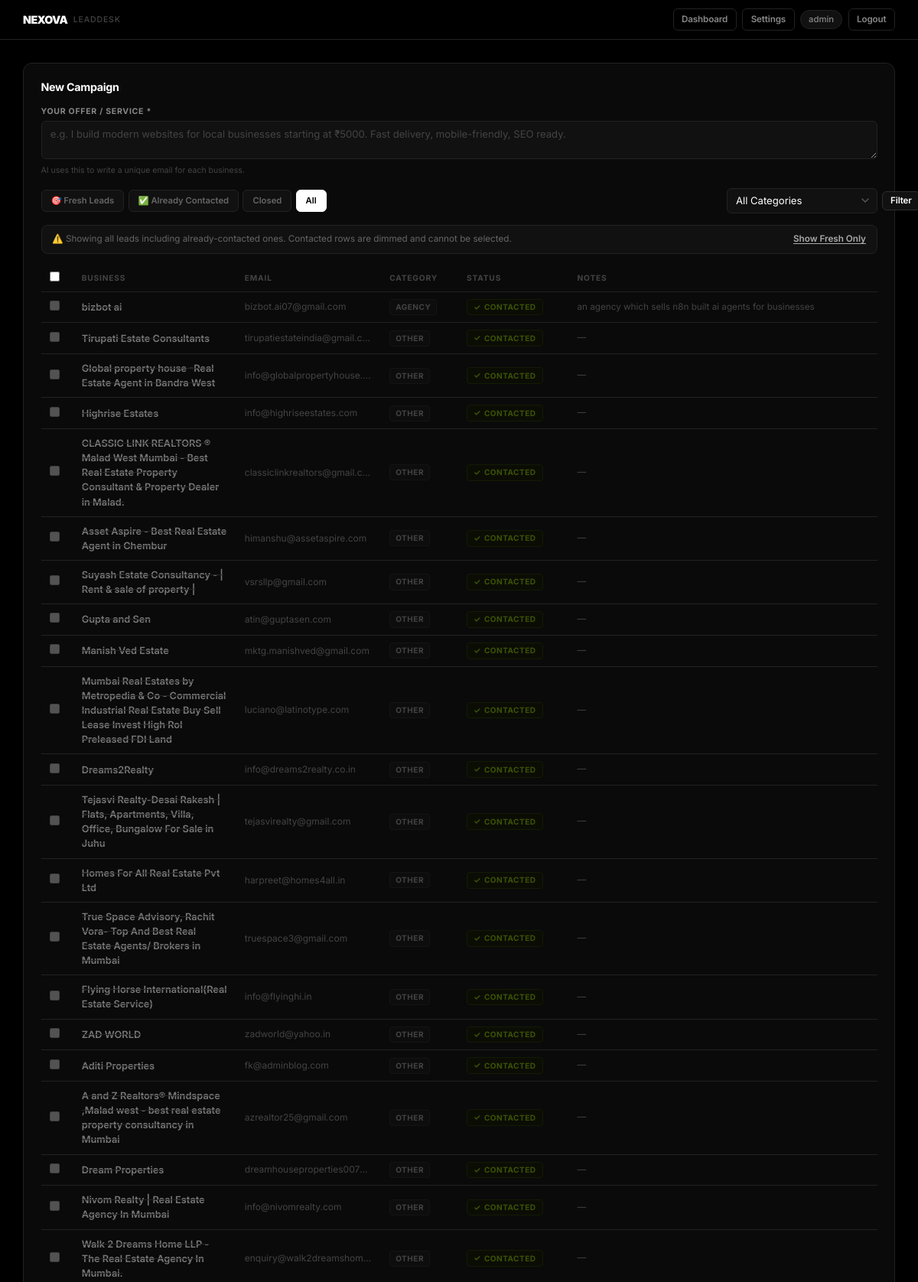
The page /campaign?category=&status=all (signed in, upper part) on the database its author committed.
### tables this page shows
CREATE TABLE leads (
        id            INTEGER PRIMARY KEY AUTOINCREMENT,
        business_name TEXT    NOT NULL,
        phone         TEXT    NOT NULL UNIQUE,
        email         TEXT    UNIQUE,
        website       TEXT,
        category      TEXT    NOT NULL DEFAULT 'Other',
        notes         TEXT,
        status        TEXT    NOT NULL DEFAULT 'New',
        assigned_to   TEXT    NOT NULL,
        date_added    TEXT    NOT NULL
    );

### app.py (the view)
@app.route("/campaign")
@login_required
def campaign():
    db       = get_db()
    config   = load_config()
    category = request.args.get("category", "")
    status_param = request.args.get("status", "New").strip()
    status = status_param if status_param else "New"
    q, p = "SELECT * FROM leads WHERE email IS NOT NULL AND email!=''", []
    if category: q += " AND category=?"; p.append(category)
    if status != "all": q += " AND status=?"; p.append(status)
    q += " ORDER BY id DESC"
    leads = db.execute(q, p).fetchall()
    base_q, base_p = "SELECT COUNT(*) FROM leads WHERE email IS NOT NULL AND email!=''", []
    if category:
        base_q += " AND category=?"; base_p.append(category)
    total_with_email  = db.execute(base_q, base_p).fetchone()[0]
    contacted_count   = db.execute(
        base_q.replace("COUNT(*)", "COUNT(*)") +
        " AND status='Contacted'", base_p).fetchone()[0]
    logs = db.execute("""
        SELECT cl.*, l.business_name FROM campaign_logs cl
        JOIN leads l ON cl.lead_id=l.id
        ORDER BY cl.id DESC LIMIT 50
    """).fetchall()
    return render_template("campaign.html",
        leads=leads, logs=logs, config=config,
        categories=CATEGORIES, statuses=STATUSES,
        current_user=session["user"],
        active_category=category, active_status=status,
        total_with_email=total_with_email,
        contacted_count=contacted_count)

### app.py (called while the page is built)
def load_config():
    if os.path.exists(CONFIG_PATH):
        with open(CONFIG_PATH) as f:
            return json.load(f)
    return {}

def get_db():
    if "db" not in g:
        g.db = sqlite3.connect(DB_PATH)
        g.db.row_factory = sqlite3.Row
    return g.db

def login_required(f):
    @wraps(f)
    def decorated(*args, **kwargs):
        if "user" not in session:
            return redirect(url_for("login"))
        return f(*args, **kwargs)
    return decorated

### templates/campaign.html (shortened to what this page needs)
<!DOCTYPE html>
<html lang="en">
<head>
  <link rel="stylesheet" href="{{ url_for('static', filename='style.css') }}" />
</head>
<body>
  <nav class="topnav">
    <div class="topnav-brand">
      <span class="brand-name">NEXOVA</span>
      <span class="brand-sub">LeadDesk</span>
    </div>
    <div class="topnav-right">
      <a href="{{ url_for('dashboard') }}" class="btn btn-ghost btn-sm">Dashboard</a>
      <a href="{{ url_for('settings') }}" class="btn btn-ghost btn-sm">Settings</a>
      <span class="nav-user">{{ current_user }}</span>
      <a href="{{ url_for('logout') }}" class="btn btn-ghost btn-sm">Logout</a>
    </div>
  </nav>
  <div class="page-container">
    <section class="card">
      <h2 class="section-title">New Campaign</h2>
      <div class="form-group" style="margin-bottom:1rem;">
        <label>Your Offer / Service *</label>
        <textarea id="offerText" rows="2"
          placeholder="e.g. I build modern websites for local businesses starting at ₹5000. Fast delivery, mobile-friendly, SEO ready."></textarea>
        <span class="field-hint">AI uses this to write a unique email for each business.</span>
      </div>
      <div style="margin-bottom:1rem;">
        <div style="display:flex;align-items:center;justify-content:space-between;flex-wrap:wrap;gap:0.75rem;">
          <div class="filter-tabs">
            <a href="{{ url_for('campaign', category=active_category, status='New') }}"
               class="filter-tab {% if active_status=='New' %}active{% endif %}">
              🎯 Fresh Leads
            </a>
            <a href="{{ url_for('campaign', category=active_category, status='Contacted') }}"
               class="filter-tab {% if active_status=='Contacted' %}active-contacted{% endif %}">
              ✅ Already Contacted
            </a>
            <a href="{{ url_for('campaign', category=active_category, status='Closed') }}"
               class="filter-tab {% if active_status=='Closed' %}active{% endif %}">
              Closed
            </a>
            <a href="{{ url_for('campaign', category=active_category, status='all') }}"
               class="filter-tab {% if active_status=='all' %}active{% endif %}">
              All
            </a>
          </div>
          <form method="GET" action="{{ url_for('campaign') }}">
            <div style="display:flex;gap:0.4rem;align-items:center;">
              <select name="category" class="filter-select" style="min-width:140px;">
                <option value="">All Categories</option>
              </select>
              <button type="submit" class="btn btn-secondary btn-sm">Filter</button>
            </div>
          </form>
        </div>
      </div>
      {% if active_status == 'all' %}
      <div class="all-notice">
        ⚠️ Showing all leads including already-contacted ones. Contacted rows are dimmed and cannot be selected.
        <a href="{{ url_for('campaign', category=active_category, status='New') }}" style="margin-left:auto;">Show Fresh Only</a>
      </div>
      {% endif %}
      {% if leads %}
      <div class="table-wrap" style="margin-bottom:1rem;">
        <table>
          <thead>
            <tr>
              <th><input type="checkbox" id="selectAll" title="Select all fresh leads" /></th>
              <th>Business</th>
              <th>Email</th>
              <th>Category</th>
              <th>Status</th>
              <th>Notes</th>
            </tr>
          </thead>
          <tbody>
            {% for lead in leads %}
            <tr class="{% if lead.status == 'Contacted' or lead.status == 'Closed' %}row-contacted{% endif %}">
              <td>
                {% if lead.status == 'Contacted' or lead.status == 'Closed' %}
                  <input type="checkbox" class="lead-cb" value="{{ lead.id }}" disabled title="Already contacted" />
                {% else %}
                  <input type="checkbox" class="lead-cb" value="{{ lead.id }}" />
                {% endif %}
              </td>
              <td class="td-name">{{ lead.business_name }}</td>
              <td class="td-email">{{ lead.email }}</td>
              <td><span class="tag tag-cat">{{ lead.category }}</span></td>
              <td>
                {% if lead.status == 'Contacted' %}
                  <span class="pill-contacted">Contacted</span>
                {% elif lead.status == 'Closed' %}
                  <span class="pill-closed">Closed</span>
                {% else %}
                  <span class="pill-new">New</span>
                {% endif %}
              </td>
              <td style="color:var(--text-muted);font-size:0.78rem;">{{ lead.notes or '—' }}</td>
            </tr>
            {% endfor %}
          </tbody>
        </table>
      </div>
      {% endif %}
    </section>
  </div>
</body>
</html>

### static/style.css (style rules this page uses)
:root { --bg: #000000; --bg-card: #0a0a0a; --bg-input: #111111; --bg-hover: #161616; --border: #222222; --border-light: #2e2e2e; --text: #ffffff; --text-muted: #888888; --text-dim: #444444; --green: #22c55e; --red: #ef4444; --radius: 12px; --radius-sm: 8px; --radius-xs: 6px; }
*, *::before, *::after { box-sizing: border-box; margin: 0; padding: 0; }
html { font-size: 15px; }
body { font-family: 'Inter', -apple-system, BlinkMacSystemFont, sans-serif; background: var(--bg); color: var(--text); min-height: 100vh; line-height: 1.5; -webkit-font-smoothing: antialiased; }
a { color: inherit; text-decoration: none; }
h1, h2, h3 { font-weight: 700; letter-spacing: -0.03em; line-height: 1.1; }
.topnav { display: flex; align-items: center; justify-content: space-between; padding: 0 2rem; height: 52px; background: rgba(0, 0, 0, 0.95); border-bottom: 1px solid var(--border); position: sticky; top: 0; z-index: 100; backdrop-filter: blur(12px); }
.topnav-brand { display: flex; align-items: center; gap: 0.5rem; }
.brand-name { font-size: 0.95rem; font-weight: 900; letter-spacing: -0.04em; color: #fff; }
.brand-sub { font-size: 0.7rem; font-weight: 500; color: var(--text-dim); letter-spacing: 0.08em; text-transform: uppercase; }
.topnav-right { display: flex; align-items: center; gap: 0.5rem; }
.nav-user { font-size: 0.75rem; color: var(--text-muted); font-weight: 500; background: var(--bg-input); padding: 3px 10px; border-radius: 20px; border: 1px solid var(--border); }
.page-container { max-width: 1320px; margin: 0 auto; padding: 2rem 2rem 5rem; display: flex; flex-direction: column; gap: 1rem; }
.card { background: var(--bg-card); border: 1px solid var(--border); border-radius: var(--radius); padding: 1.5rem; }
.section-title { font-size: 0.95rem; font-weight: 700; letter-spacing: -0.02em; margin-bottom: 1.1rem; display: flex; align-items: center; gap: 0.6rem; color: #fff; }
.form-group { display: flex; flex-direction: column; gap: 0.3rem; }
label { font-size: 0.7rem; font-weight: 700; color: var(--text-muted); letter-spacing: 0.07em; text-transform: uppercase; }
input[type="text"], input[type="email"], input[type="password"], select, textarea { background: var(--bg-input); border: 1px solid var(--border); border-radius: var(--radius-xs); color: var(--text); font-family: 'Inter', sans-serif; font-size: 0.875rem; font-weight: 400; padding: 0.55rem 0.75rem; width: 100%; transition: border-color 0.12s; outline: none; }
input::placeholder, textarea::placeholder { color: var(--text-dim); }
select { appearance: none; background-repeat: no-repeat; background-position: right 10px center; padding-right: 2rem; cursor: pointer; }
textarea { resize: vertical; }
.field-hint { font-size: 0.7rem; color: var(--text-dim); margin-top: 2px; line-height: 1.5; }
.btn { display: inline-flex; align-items: center; justify-content: center; gap: 0.35rem; padding: 0.5rem 1.1rem; border-radius: var(--radius-xs); font-family: 'Inter', sans-serif; font-size: 0.825rem; font-weight: 600; cursor: pointer; border: 1px solid transparent; transition: all 0.12s; white-space: nowrap; text-decoration: none; letter-spacing: -0.01em; }
.btn-secondary { background: var(--bg-input); color: var(--text); border-color: var(--border-light); }
.btn-ghost { background: transparent; color: var(--text-muted); border-color: var(--border); }
.btn-sm { font-size: 0.775rem; padding: 0.3rem 0.7rem; }
.filter-select { min-width: 140px; flex: 0 0 auto; }
.table-wrap { overflow-x: auto; }
table { width: 100%; border-collapse: collapse; font-size: 0.85rem; }
thead th { font-size: 0.68rem; font-weight: 700; text-transform: uppercase; letter-spacing: 0.08em; color: var(--text-dim); padding: 0.55rem 0.75rem; border-bottom: 1px solid var(--border); text-align: left; white-space: nowrap; }
tbody tr { border-bottom: 1px solid var(--border); transition: background 0.1s; }
td { padding: 0.6rem 0.75rem; vertical-align: middle; }
.td-name { font-weight: 600; font-size: 0.85rem; max-width: 180px; }
.td-email { color: var(--text-muted); font-size: 0.8rem; max-width: 160px; overflow: hidden; text-overflow: ellipsis; white-space: nowrap; }
.tag { display: inline-block; font-size: 0.67rem; font-weight: 700; letter-spacing: 0.05em; text-transform: uppercase; padding: 2px 7px; border-radius: 4px; white-space: nowrap; }
.tag-cat { background: var(--bg-input); color: var(--text-muted); border: 1px solid var(--border); }

### rows shown on the page
leads: business_name "bizbot ai", email "bizbot.ai07@gmail.com", category "AGENCY", status "CONTACTED", notes "an agency which sells n8n built ai agents for businesses"
leads: business_name "Tirupati Estate Consultants", email "tirupatiestateindia@gmail.c…", category "OTHER", status "CONTACTED", notes "—"
leads: business_name "Global property house -Real Estate Agent in Bandra West", email "info@globalpropertyhouse.…", category "OTHER", status "CONTACTED", notes "—"
leads: business_name "Highrise Estates", email "info@highriseestates.com", category "OTHER", status "CONTACTED", notes "—"
leads: business_name "CLASSIC LINK REALTORS ® Malad West Mumbai - Best Real Estate Property Consultant & Property Dealer in Malad.", email "classiclinkrealtors@gmail.c…", category "OTHER", status "CONTACTED", notes "—"
leads: business_name "Asset Aspire - Best Real Estate Agent in Chembur", email "himanshu@assetaspire.com", category "OTHER", status "CONTACTED", notes "—"
leads: business_name "Suyash Estate Consultancy - | Rent & sale of property |", email "vsrsllp@gmail.com", category "OTHER", status "CONTACTED", notes "—"
leads: business_name "Gupta and Sen", email "atin@guptasen.com", category "OTHER", status "CONTACTED", notes "—"
leads: business_name "Manish Ved Estate", email "mktg.manishved@gmail.com", category "OTHER", status "CONTACTED", notes "—"
leads: business_name "Mumbai Real Estates by Metropedia & Co - Commercial Industrial Real Estate Buy Sell Lease Invest High RoI Preleased FDI Land", email "luciano@latinotype.com", category "OTHER", status "CONTACTED", notes "—"
leads: business_name "Dreams2Realty", email "info@dreams2realty.co.in", category "OTHER", status "CONTACTED", notes "—"
leads: business_name "Tejasvi Realty-Desai Rakesh | Flats, Apartments, Villa, Office, Bungalow For Sale in Juhu", email "tejasvirealty@gmail.com", category "OTHER", status "CONTACTED", notes "—"
leads: business_name "Homes For All Real Estate Pvt Ltd", email "harpreet@homes4all.in", category "OTHER", status "CONTACTED", notes "—"
leads: business_name "True Space Advisory, Rachit Vora- Top And Best Real Estate Agents/ Brokers in Mumbai", email "truespace3@gmail.com", category "OTHER", status "CONTACTED", notes "—"
leads: business_name "Flying Horse International(Real Estate Service)", email "info@flyinghi.in", category "OTHER", status "CONTACTED", notes "—"
leads: business_name "ZAD WORLD", email "zadworld@yahoo.in", category "OTHER", status "CONTACTED", notes "—"
leads: business_name "Aditi Properties", email "fk@adminblog.com", category "OTHER", status "CONTACTED", notes "—"
leads: business_name "A and Z Realtors® Mindspace ,Malad west - best real estate property consultancy in Mumbai", email "azrealtor25@gmail.com", category "OTHER", status "CONTACTED", notes "—"
leads: business_name "Dream Properties", email "dreamhouseproperties007…", category "OTHER", status "CONTACTED", notes "—"
leads: business_name "Nivom Realty | Real Estate Agency In Mumbai", email "info@nivomrealty.com", category "OTHER", status "CONTACTED", notes "—"
leads: business_name "Walk 2 Dreams Home LLP - The Real Estate Agency In Mumbai.", email "enquiry@walk2dreamshom…", category "OTHER", status "CONTACTED", notes "—"

### other values the page prints
{{ current_user }} "admin"
